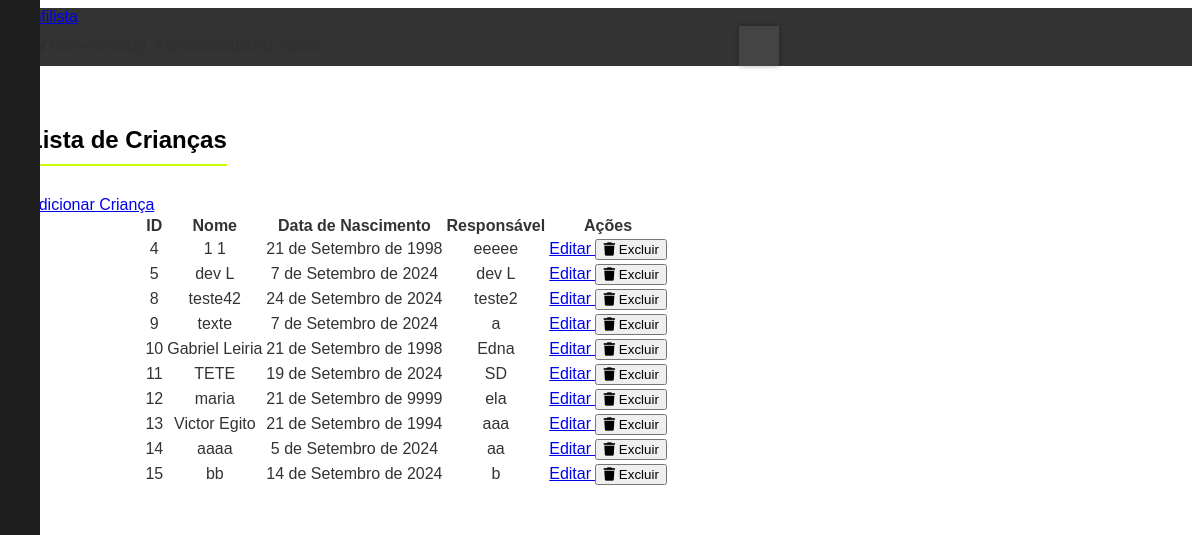
The app's page /crianca/listar_crianca/ (signed in), older data.
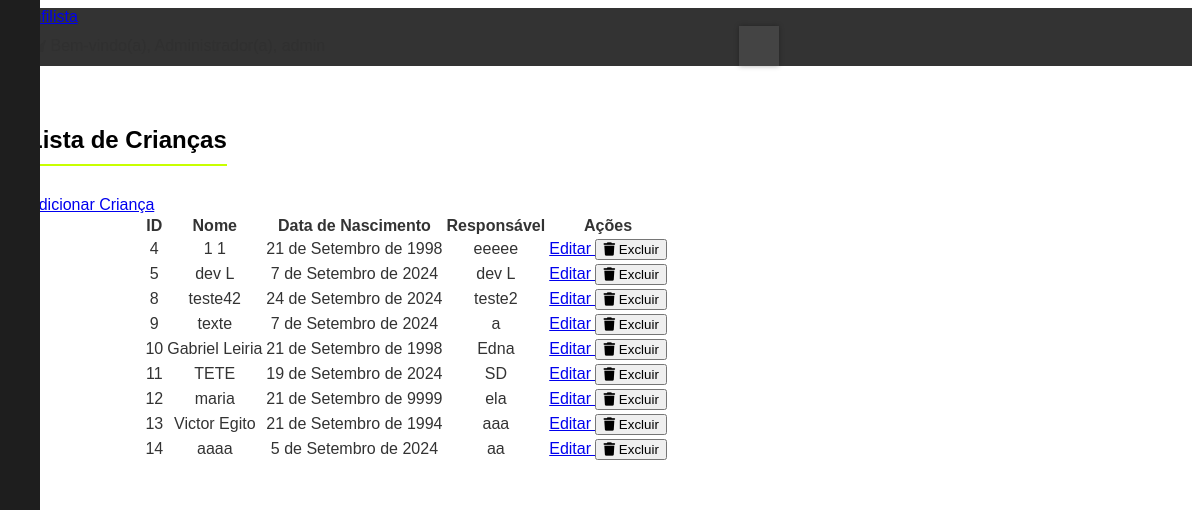
The same page, newer data.
### crianca_app/models.py (models this page shows, shortened)
class Crianca(models.Model):
    codCrianca = models.AutoField(primary_key=True)
    nomeCrianca = models.CharField(max_length=100)
    dataNascCrianca = models.DateField()
    nomeResponsavel = models.CharField(max_length=100)
    telefoneResponsavel = models.CharField(max_length=11)
    emailResponsavel = models.CharField(max_length=100)
    cpfResponsavel = models.CharField(max_length=11)
    dataInicialCadastro = models.DateField()
    dataFinalCadastro = models.DateField(null=True, blank=True)
    observacao = models.CharField(max_length=100)
    nomeUsuario = models.CharField(max_length=100)

### utils.py (the view)
    def _wrapped_view(request, *args, **kwargs):
        if request.user.is_authenticated:
            if request.user.is_superuser is not None:
                return view_func(request, *args, **kwargs)
        messages.error(request, "Você não tem permissão para acessar esta página.")
        return redirect('/')

### crianca_app/views.py (called while the page is built)
@cmei_ou_admin_requerido
def listar_crianca(request):
    usuario_autenticado = request.user
    if request.method == 'GET':
        criancas = Crianca.objects.all()
        return render(request, 'listar_crianca.html',{'criancas':criancas,'usuario_autenticado': usuario_autenticado})

### utils.py (called while the page is built)
def cmei_ou_admin_requerido(view_func):
    def _wrapped_view(request, *args, **kwargs):
        if request.user.is_authenticated:
            if request.user.is_superuser is not None:
                return view_func(request, *args, **kwargs)
        messages.error(request, "Você não tem permissão para acessar esta página.")
        return redirect('/')
    return _wrapped_view

### crianca_app/templates/listar_crianca.html (shortened to what this page needs)
{% extends 'base.html' %}
{% block content %}
<div class="uk-container">
    <h2 class="uk-heading-line"><span>Lista de Crianças</span></h2>
    <div class="uk-text-center">
        <a href="{% url 'criar_crianca' %}" class="uk-button uk-button-primary uk-margin-bottom">
            Adicionar Criança
        </a>
    </div>
    <div class="uk-table-container">
        <table class="uk-table uk-table-hover uk-table-striped uk-table-small uk-table-responsive">
            <thead>
                <tr>
                    <th>ID</th>
                    <th>Nome</th>
                    <th>Data de Nascimento</th>
                    <th>Responsável</th>
                    <th>Ações</th>
                </tr>
            </thead>
            <tbody>
                {% for crianca in criancas %}
                <tr>
                    <td>{{ crianca.codCrianca }}</td>
                    <td>{{ crianca.nomeCrianca }}</td>
                    <td>{{ crianca.dataNascCrianca }}</td>
                    <td>{{ crianca.nomeResponsavel }}</td>
                    <td>
                        <a href="{% url 'editar_crianca' crianca.codCrianca %}" class="uk-button uk-button-default uk-button-small">
                            Editar
                        </a>
                        <form action="{% url 'deletar_crianca' crianca.codCrianca %}" method="post" class="delete-form" style="display:inline;">
                            <button type="button" class="uk-button uk-button-danger uk-button-small btn-delete" data-nome="{{ crianca.nomeCrianca }}">
                                <i class="fas fa-trash"></i> Excluir
                            </button>
                        </form>
                    </td>
                </tr>
                {% endfor %}
            </tbody>
        </table>
    </div>
</div>
{% endblock %}

Row changes from the older to the newer data that the page shows:
removed Crianca: codCrianca "15", nomeCrianca "bb", dataNascCrianca "14 de Setembro de 2024", nomeResponsavel "b"
